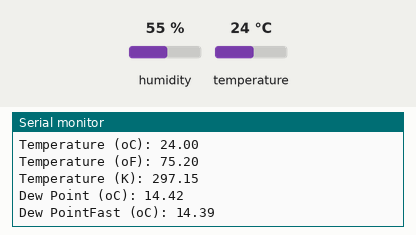
A sketch run on a simulated Arduino Uno, built with avr-gcc and run on an emulated ATmega328P. Parts: the last lines printed to the serial monitor. Inputs (shaded band) come from the test bench; at power-on: humidity 55 %, temperature 24 °C.

Above: at 2.9 s.
3.0 s: humidity set to 22 %
At 5.1 s:
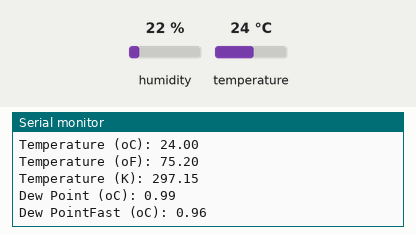
5.9 s: temperature set to 12 °C
At 7.5 s:
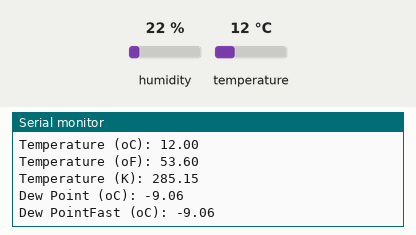
8.8 s: temperature set to 41 °C
At 11.4 s:
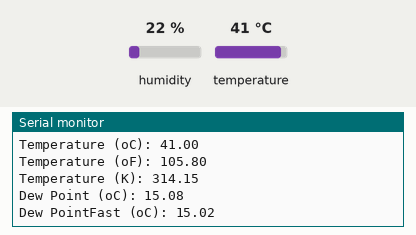
Timing chart, 0 to 12.9 s (numbered marks = the images above; inputs shaded):
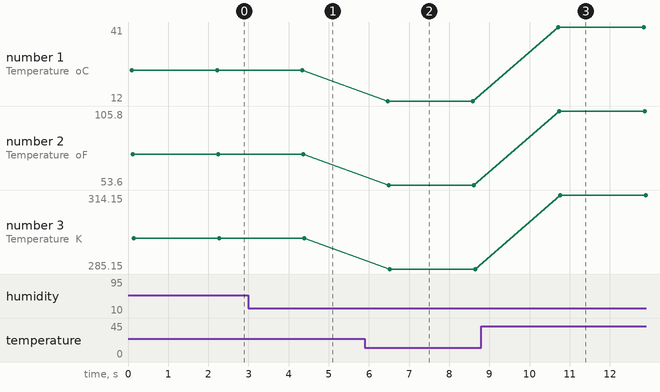

The sketch:

dht11.ino
```cpp
/* YourDuino.com Example Software Sketch
   DHT11 Humidity and Temperature Sensor test
   Credits: Rob Tillaart
   http://arduino-direct.com/sunshop/index.php?l=product_detail&p=162
   terry@yourduino.com */

/*-----( Import needed libraries )-----*/
#include <dht11.h>

/*-----( Declare objects )-----*/
dht11 DHT11;

/*-----( Declare Constants, Pin Numbers )-----*/
#define DHT11PIN 2

void setup()   /*----( SETUP: RUNS ONCE )----*/
{
  Serial.begin(9600);
  Serial.println("DHT11 TEST PROGRAM ");
  Serial.print("LIBRARY VERSION: ");
  Serial.println(DHT11LIB_VERSION);
  Serial.println();
}/*--(end setup )---*/

void loop()   /*----( LOOP: RUNS CONSTANTLY )----*/
{
  Serial.println("\n");

  int chk = DHT11.read(DHT11PIN);

  Serial.print("Read sensor: ");
  switch (chk)
  {
    case 0: Serial.println("OK"); break;
    case -1: Serial.println("Checksum error"); break;
    case -2: Serial.println("Time out error"); break;
    default: Serial.println("Unknown error"); break;
  }

  Serial.print("Humidity (%): ");
  Serial.println((float)DHT11.humidity, 2);

  Serial.print("Temperature (oC): ");
  Serial.println((float)DHT11.temperature, 2);

  Serial.print("Temperature (oF): ");
  Serial.println(Fahrenheit(DHT11.temperature), 2);

  Serial.print("Temperature (K): ");
  Serial.println(Kelvin(DHT11.temperature), 2);

  Serial.print("Dew Point (oC): ");
  Serial.println(dewPoint(DHT11.temperature, DHT11.humidity));

  Serial.print("Dew PointFast (oC): ");
  Serial.println(dewPointFast(DHT11.temperature, DHT11.humidity));

  delay(2000);
}/* --(end main loop )-- */

/*-----( Declare User-written Functions )-----*/
//
//Celsius to Fahrenheit conversion
double Fahrenheit(double celsius)
{
        return 1.8 * celsius + 32;
}

//Celsius to Kelvin conversion
double Kelvin(double celsius)
{
        return celsius + 273.15;
}

// dewPoint function NOAA
// reference: http://wahiduddin.net/calc/density_algorithms.htm
double dewPoint(double celsius, double humidity)
{
        double A0= 373.15/(273.15 + celsius);
        double SUM = -7.90298 * (A0-1);
        SUM += 5.02808 * log10(A0);
        SUM += -1.3816e-7 * (pow(10, (11.344*(1-1/A0)))-1) ;
        SUM += 8.1328e-3 * (pow(10,(-3.49149*(A0-1)))-1) ;
        SUM += log10(1013.246);
        double VP = pow(10, SUM-3) * humidity;
        double T = log(VP/0.61078);   // temp var
        return (241.88 * T) / (17.558-T);
}

// delta max = 0.6544 wrt dewPoint()
// 5x faster than dewPoint()
// reference: http://en.wikipedia.org/wiki/Dew_point
double dewPointFast(double celsius, double humidity)
{
        double a = 17.271;
        double b = 237.7;
        double temp = (a * celsius) / (b + celsius) + log(humidity/100);
        double Td = (b * temp) / (a - temp);
        return Td;
}

/* ( THE END ) */
```

Measured:
- after the input at 3.0 s, the serial monitor: prints a new line after 1.3 s (image 1)
- after the input at 5.9 s, the serial monitor: prints a new line after 0.57 s (image 2)
- after the input at 8.8 s, the serial monitor: prints a new line after 1.9 s (image 3)
- plotted number 1: 24 → 12 after the input at 5.9 s, 12 → 41 after the input at 8.8 s
- plotted number 2: 75.2 → 53.6 after the input at 5.9 s, 53.6 → 105.8 after the input at 8.8 s
- plotted number 3: 297.15 → 285.15 after the input at 5.9 s, 285.15 → 314.15 after the input at 8.8 s
